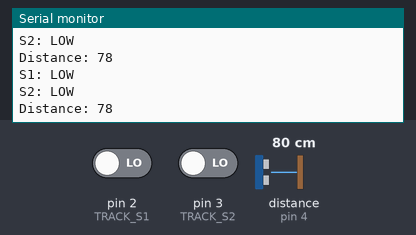
A sketch run on a simulated Arduino Uno, built with avr-gcc and run on an emulated ATmega328P. Parts: the last lines printed to the serial monitor. Wiring (inferred from the names in the program): ultrasonic range finder: trigger pin 7; echo pin 4. Inputs (shaded band) come from the test bench; at power-on: pin 2 (TRACK_S1) LOW, distance to the obstacle (sensor on pin 4) 80 cm, pin 3 (TRACK_S2) LOW. The echo pulse lasts 58.3 µs per cm.

Above: at 2.8 s.
2.9 s: pin 2 (TRACK_S1) driven HIGH
7.5 s: distance to the obstacle (sensor on pin 4) set to 2 cm
At 8.7 s:
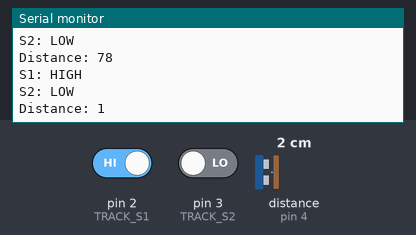
10.2 s: pin 3 (TRACK_S2) driven HIGH
12.9 s: distance to the obstacle (sensor on pin 4) set to 4 cm
At 14.6 s:
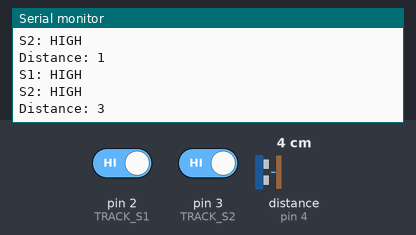
Timing chart, 0 to 16.1 s (numbered marks = the images above; inputs shaded):
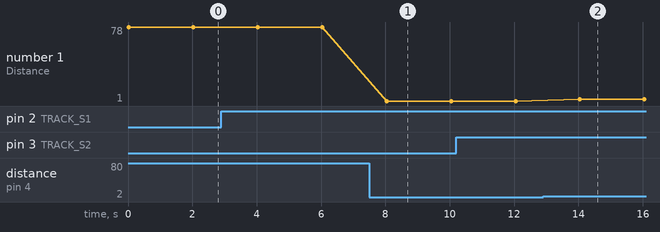

Measured:
- after the input at 7.5 s, the serial monitor: prints a new line after 0.54 s (image 1)
- after the input at 12.9 s, the serial monitor: prints a new line after 1.1 s (image 2)
- plotted number 1: 1 → 3 after the input at 12.9 s

The sketch:

track_sensor_demo.ino
```cpp
#define TRACK_S1 2
#define TRACK_S2 3

#define TRIG_PIN 7
#define ECHO_PIN 4


long duration;
int distance;

void setup() {
  // put your setup code here, to run once:
  pinMode(TRACK_S1, INPUT);
  pinMode(TRACK_S2, INPUT);

  pinMode(TRIG_PIN, OUTPUT); // Sets the trigPin as an Output
  pinMode(ECHO_PIN, INPUT); // Sets the echoPin as an Input

  Serial.begin(9600);
}

void loop() {
  // put your main code here, to run repeatedly:
  int valS1 = digitalRead(TRACK_S1);
  int valS2 = digitalRead(TRACK_S2);

  Serial.print("S1: ");
  if (valS1 == HIGH) {
    Serial.println("HIGH");
  } else {
    Serial.println("LOW");
  }

  Serial.print("S2: ");
  if (valS2 == HIGH) {
    Serial.println("HIGH");
  } else {
    Serial.println("LOW");
  }

  // Distance

  digitalWrite(TRIG_PIN, LOW);
  delayMicroseconds(2);

  // Sets the trigPin on HIGH state for 10 micro seconds
  digitalWrite(TRIG_PIN, HIGH);
  delayMicroseconds(10);
  digitalWrite(TRIG_PIN, LOW);

  // Reads the echoPin, returns the sound wave travel time in microseconds
  duration = pulseIn(ECHO_PIN, HIGH);
  // Calculating the distance
  distance= duration*0.034/2;
  // Prints the distance on the Serial Monitor
  Serial.print("Distance: ");
  Serial.println(distance);


  delay(2000);


}
```
